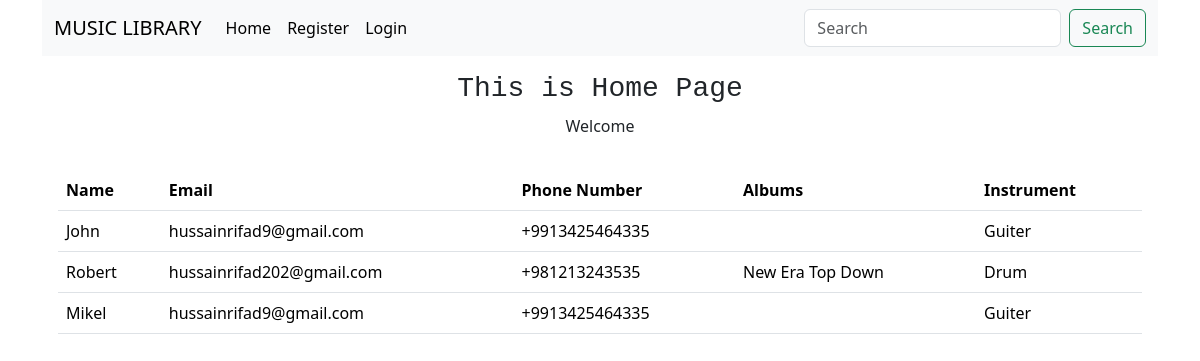
The page / on the database its author committed.
### artist/models.py (models this page shows, shortened)
class ArtistModel(models.Model):
    first_name = models.CharField(max_length=100)
    last_name = models.CharField(max_length=100)
    email = models.EmailField()
    phone_number = models.CharField(max_length=15)
    instrument_type = models.CharField(max_length=30)

### album/models.py (models this page shows)
class AlbumModel(models.Model):
    album_name = models.CharField(max_length=50)
    artist = models.ForeignKey(ArtistModel, related_name='albums', on_delete=models.CASCADE)
    release_date = models.DateField(default=timezone.now)
    rating = models.CharField(max_length=5, default=0, choices=[('zero','0'),('one','1'),('two','2'),('three','3'),('four','4'),('five','5')])

### django_class_view/views.py (the view)
# urls.py: path('', views.ArtistListView.as_view(), name='home'),
class ArtistListView(ListView):
    model = ArtistModel
    template_name = 'home.html'
    def get_context_data(self, *kwargs):
        context = super().get_context_data(*kwargs)
        context['artists'] = ArtistModel.objects.all()
        context['user'] = self.request.user
        return context

### templates/home.html (shortened to what this page needs)
{% extends 'base.html' %}
{% block content %}
    <div class="my-3">
        <h3 class="font-monospace text-center">This is Home Page</h3>
        <div class="text-center">
            <p>Welcome </p>
        </div>
    </div>
    <div class="container p-3">
        <table class="table">
            <thead>
                <tr>
                  <th scope="col">Name</th>
                  <th scope="col">Email</th>
                  <th scope="col">Phone Number</th>
                  <th scope="col">Albums</th>
                  <th scope="col">Instrument</th>
                </tr>
            </thead>
            {% for artist in artists %}
            <tbody>
                <tr>
                  <td>{{artist.first_name}}</td>
                  <td>{{artist.email}}</td>
                  <td>{{artist.phone_number}}</td>
                  <td>
                    {% for album in artist.albums.all %}
                    {{album.album_name }}
                    {% endfor %}
                  </td>
                  <td>{{artist.instrument_type}}</td>
                </tr>
            </tbody>
            {% endfor %}
        </table>
    </div>
{% endblock %}

### templates/base.html (shortened to what this page needs)
<!DOCTYPE html>
<html lang="en">
<head>
    <link href="https://cdn.jsdelivr.net/npm/bootstrap@5.3.3/dist/css/bootstrap.min.css" rel="stylesheet">
</head>
<body class="container" >
    {% include 'navbar.html' %}
    {% block content %}
    {% endblock %}
</body>
</html>

### templates/navBar.html (shortened to what this page needs)
<nav class="navbar navbar-expand-lg bg-body-tertiary">
    <div class="container-fluid">
      <a class="navbar-brand" href="{% url 'home' %}">MUSIC LIBRARY</a>
      <div class="collapse navbar-collapse" id="navbarSupportedContent">
        <ul class="navbar-nav me-auto mb-2 mb-lg-0">
          <li class="nav-item">
            <a class="nav-link active" aria-current="page" href="{% url 'home' %}">Home</a>
          </li>
          {% if user.is_authenticated %}
          <li class="nav-item">
            <a class="nav-link active" aria-current="page" href="{% url 'editprofile' %}">Edit Profile</a>
          </li>
          <li class="nav-item">
          <li class="nav-item">
            <a class="nav-link active" aria-current="page" href="{% url 'addartist' %}">Add Artist</a>
          </li>
          <li class="nav-item">
            <a class="nav-link active" aria-current="page" href="{% url 'addalbum' %}">Add Album</a>
          </li>
            <a class="nav-link active" aria-current="page" href="{% url 'userlogout' %}">Logout</a>
          </li>
          {% else %}
          <li class="nav-item">
            <a class="nav-link active" aria-current="page" href="{% url 'register' %}">Register</a>
          </li>
          <li class="nav-item">
            <a class="nav-link active" aria-current="page" href="{% url 'userlogin' %}">Login</a>
          </li>
          {% endif %}
        </ul>
        <form class="d-flex" role="search">
          <input class="form-control me-2" type="search" placeholder="Search" aria-label="Search">
          <button class="btn btn-outline-success" type="submit">Search</button>
        </form>
      </div>
    </div>
  </nav>

### rows shown on the page
ArtistModel: first_name "John", email "hussainrifad9@gmail.com", phone_number "+9913425464335", instrument_type "Guiter"
ArtistModel: first_name "Robert", email "hussainrifad202@gmail.com", phone_number "+981213243535", instrument_type "Drum"
AlbumModel: album_name "New Era"
AlbumModel: album_name "Top Down"
ArtistModel: first_name "Mikel", email "hussainrifad9@gmail.com", phone_number "+9913425464335", instrument_type "Guiter"
